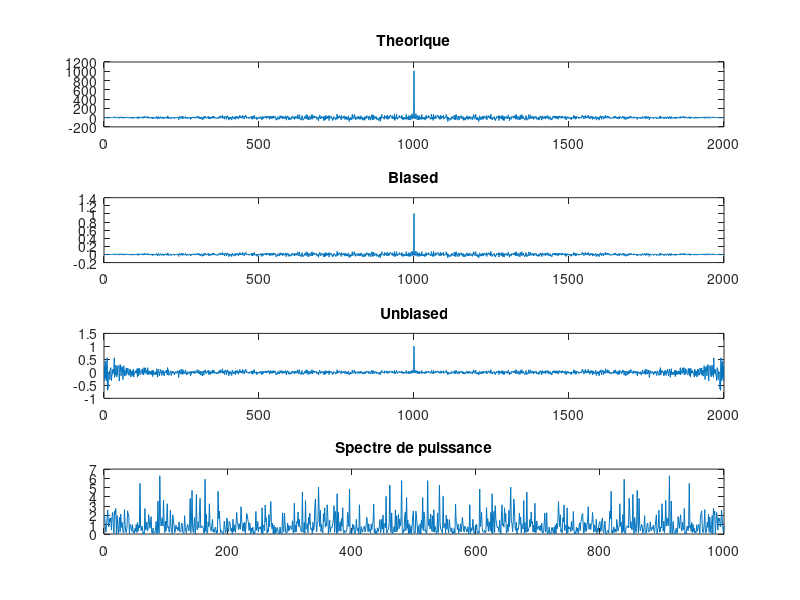

Recreate this plot in MATLAB.
%% GARCIA GODOY

clear all; close all;clc;

%% Initialisation des variables

N = 1000;
sigma = 1;


%% Génération bruit blanc gaussien centré

nb = randn(1,N)*sigma;

%% Calcul autocorrélation et estimateurs

Rtheo = xcorr(nb);

Rbiased = xcorr(nb, 'biased');

Runbiased = xcorr(nb, 'unbiased');

%% Calcul spectre et densité spectrale de puissance

SP = fftshift(abs(fft(nb)).^2/N);

DSP = pwelch(nb,100);

%% Affichage

subplot(4,1,1)
plot(Rtheo)
title('Theorique')

subplot(4,1,2)
plot(Rbiased)
title('Biased')


subplot(4,1,3)
plot(Runbiased)
title('Unbiased')

subplot(4,1,4)
plot(SP)
title('Spectre de puissance')
